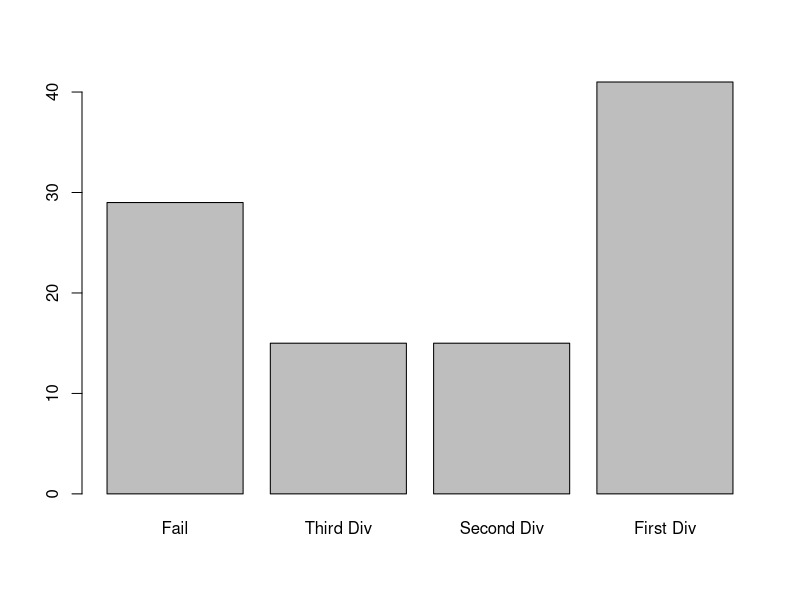

The R script that drew this image:
## ---- chunk 1
library(knitr)
opts_chunk$set(echo=T,
	             cache=T,
               prompt=FALSE,
               tidy=T,
               comment=NA,
               message=FALSE,
               warning=FALSE)
## ---- chunk 2
data <- c("East","West","East","North","North","East","West",
          "West","West","East","North")
factor_data=factor(data)
factor_data
## ---- chunk 3
data <- c("East","West","East","North","North","East","West",
          "West","West","East","North")
factor_data=factor(data, levels = c("North","East","West"))
factor_data
## ---- chunk 4
num_data=c(0,0,1,0,1,1,1,0,1,0,1,1,0,1,0,1,1)
factor_data=factor(num_data, labels = c("Male","Female"))
factor_data
## ---- chunk 5
factor_data=gl(2,8, labels = c("Male","Female"))
factor_data
## ---- chunk 6
# Generating 100 random numbers between 1 and 100
data = sample(1:100,100)
# Generating an empty vector of size 100.
result=mat.or.vec(100,1)
for (i in 1:100) {
  if(data[i]<30){
    result[i]=0
    }
  else if(data[i]>=30 && data[i]<45){
    result[i]=1
  }
  else if(data[i]>=45 && data[i]<60){
    result[i]=2
  }
  else {
    result[i]=3
    }
}

f_result=factor(result, labels = c("Fail", "Third Div", "Second Div", "First Div"))
str(f_result)
summary(f_result)
plot(f_result)

